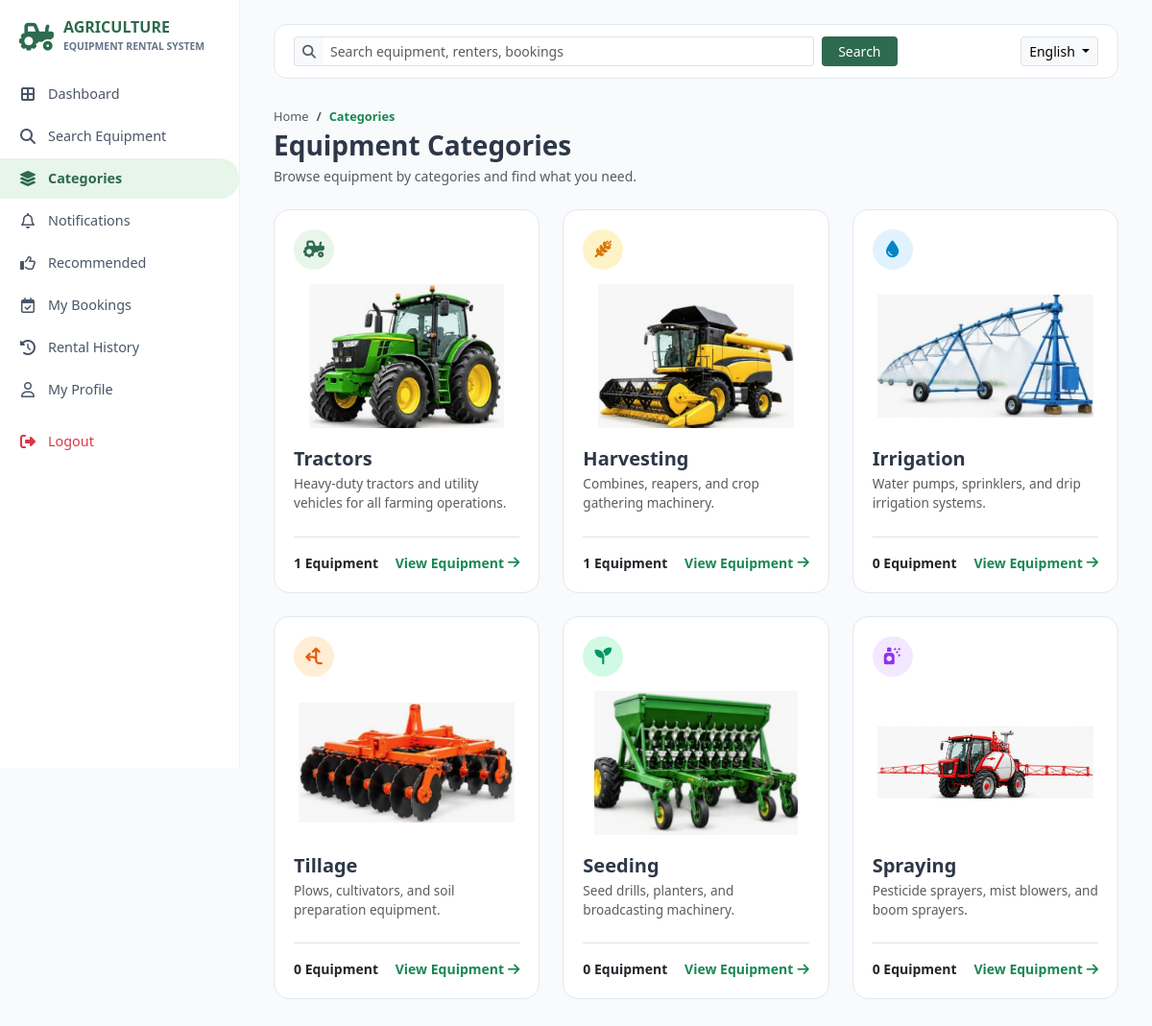
The app's page /categories.php (signed in) with its own data.
### tables this page shows
CREATE TABLE `categories` (
  `category_id` int(11) NOT NULL,
  `category_name` varchar(50) NOT NULL,
  `description` text DEFAULT NULL,
  `image` varchar(255) DEFAULT NULL,
  `icon_class` varchar(50) DEFAULT 'fa-tractor'
);

### includes/lang.php (called while the page is built, shortened)
<?php
$current_lang = $_SESSION['lang'] ?? 'en';
function __($key) {
    global $translations, $current_lang;
    return $translations[$current_lang][$key] ?? $translations['en'][$key] ?? $key;
}
?>

### categories.php (the view, shortened to what this page needs)
<?php
require_once 'includes/lang.php';
$cat_query = "SELECT * FROM categories ORDER BY category_id ASC";
$cat_res = mysqli_query($conn, $cat_query);
?>
<!DOCTYPE html>
<html lang="<?= $current_lang; ?>">
<head>
    <link
        href="https://cdn.jsdelivr.net/npm/bootstrap@5.3.2/dist/css/bootstrap.min.css"
        rel="stylesheet"
    >
    <link
        rel="stylesheet"
        href="https://cdnjs.cloudflare.com/ajax/libs/font-awesome/6.4.2/css/all.min.css"
    >
</head>
<body>
    <?php include 'renter_sidebar.php'; ?>
    <div class="main-wrapper">
        <div class="top-navbar">
            <form
                action="search_equipment.php"
                method="GET"
                class="d-flex w-75 gap-2 align-items-center"
            >
                <div class="input-group input-group-sm">
                    <span class="input-group-text bg-light border-end-0">
                        <i class="fa-solid fa-magnifying-glass text-muted"></i>
                    </span>
                    <input
                        type="text"
                        name="q"
                        class="form-control border-start-0"
                        placeholder="<?php echo __('search_placeholder', 'Search equipment...'); ?>"
                        required
                    >
                </div>
                <button
                    type="submit"
                    class="btn btn-sm text-white px-3"
                    style="background-color: #2d6a4f;"
                >
                    <?php echo __('search', 'Search'); ?>
                </button>
            </form>
            <div class="d-flex align-items-center gap-3">
                <div class="dropdown">
                    <button
                        class="btn btn-sm btn-light border dropdown-toggle"
                        type="button"
                        data-bs-toggle="dropdown"
                    >
                        <?php
                        if ($current_lang == 'kn') {
                            echo 'ಕನ್ನಡ';
                        } elseif ($current_lang == 'hi') {
                            echo 'हिन्दी';
                        } else {
                            echo 'English';
                        }
                        ?>
                    </button>
                </div>
            </div>
        </div>
        <div class="d-flex justify-content-between align-items-center mb-4">
            <div>
                <nav aria-label="breadcrumb">
                    <ol
                        class="breadcrumb mb-1"
                        style="font-size: 0.8rem;"
                    >
                        <li class="breadcrumb-item">
                            <a
                                href="renter_dashboard.php"
                                class="text-muted text-decoration-none"
                            >
                                <?php echo __('home', 'Home'); ?>
                            </a>
                        </li>
                        <li class="breadcrumb-item active text-success fw-semibold">
                            <?php echo __('categories', 'Categories'); ?>
                        </li>
                    </ol>
                </nav>
                <h3 class="fw-bold mb-1">
                    <?php echo __('equipment_categories', 'Equipment Categories'); ?>
                </h3>
                <p class="text-muted small mb-0">
                    <?php
                    echo __('browse_categories_desc', 'Browse equipment by categories and find what you need.');
                    ?>
                </p>
            </div>
        </div>
        <div class="row g-4 mb-4">
            <?php if ($cat_res && mysqli_num_rows($cat_res) > 0): ?>
                <?php while ($cat = mysqli_fetch_assoc($cat_res)): ?>
                    <?php
                    $original_name = trim($cat['category_name']);
                    $original_desc = trim($cat['description']);
                    $lower_name = strtolower($original_name);
                    $lang_key = '';
                    $desc_key = '';
                    if (str_contains($lower_name, 'tractor')) {
                        $lang_key = 'cat_tractors';
                        $desc_key = 'desc_tractors';
                    } elseif (str_contains($lower_name, 'harvest')) {
                        $lang_key = 'cat_harvesting';
                        $desc_key = 'desc_harvesting';
                    } elseif (str_contains($lower_name, 'irrigat')) {
                        $lang_key = 'cat_irrigation';
                        $desc_key = 'desc_irrigation';
                    } elseif (str_contains($lower_name, 'till')) {
                        $lang_key = 'cat_tillage';
                        $desc_key = 'desc_tillage';
                    } elseif (str_contains($lower_name, 'seed')) {
                        $lang_key = 'cat_seeding';
                        $desc_key = 'desc_seeding';
                    } elseif (str_contains($lower_name, 'spray')) {
                        $lang_key = 'cat_spraying';
                        $desc_key = 'desc_spraying';
                    }
                    $display_name = ($lang_key && function_exists('__'))
                        ? __($lang_key, $original_name)
                        : $original_name;
                    $display_desc = ($desc_key && function_exists('__'))
                        ? __($desc_key, $original_desc)
                        : $original_desc;
                    $base_name = rtrim(strtolower($original_name), 's');
                    $searchTerm = '%' . $base_name . '%';
                    $q_equip = "SELECT COUNT(*) AS total FROM equipment WHERE LOWER(category) LIKE '$searchTerm'";
                    $res_equip = mysqli_query($conn, $q_equip);
                    $row_equip = mysqli_fetch_assoc($res_equip);
                    $eq_count = (int)($row_equip['total'] ?? 0);
                    if (str_contains($lower_name, 'tractor')) {
                        $cat_img = 'images/tractor.png';
                        $circle_bg = '#e8f5e9';
                        $circle_color = '#2d6a4f';
                        $circle_icon = 'fa-solid fa-tractor';
                    } elseif (str_contains($lower_name, 'harvest')) {
                        $cat_img = 'images/harvesting.png';
                        $circle_bg = '#fef3c7';
                        $circle_color = '#d97706';
                        $circle_icon = 'fa-solid fa-wheat-awn';
                    } elseif (str_contains($lower_name, 'irrigat')) {
                        $cat_img = 'images/irrigation.png';
                        $circle_bg = '#e0f2fe';
                        $circle_color = '#0284c7';
                        $circle_icon = 'fa-solid fa-droplet';
                    } elseif (str_contains($lower_name, 'till')) {
                        $cat_img = 'images/tillage.png';
                        $circle_bg = '#ffedd5';
                        $circle_color = '#ea580c';
                        $circle_icon = 'fa-solid fa-arrows-split-up-and-left';
                    } elseif (str_contains($lower_name, 'seed')) {
                        $cat_img = 'images/seeding.png';
                        $circle_bg = '#d1fae5';
                        $circle_color = '#059669';
                        $circle_icon = 'fa-solid fa-seedling';
                    } else {
                        $cat_img = 'images/spraying.png';
                        $circle_bg = '#f3e8ff';
                        $circle_color = '#9333ea';
                        $circle_icon = 'fa-solid fa-spray-can-sparkles';
                    }
                    ?>
                    <div class="col-lg-4 col-md-6">
                        <div class="cat-card">
                            <div>
                                <div class="cat-header-row">
                                    <div
                                        class="cat-circle-icon"
                                        style="background-color: <?= $circle_bg; ?>; color: <?= $circle_color; ?>;"
                                    >
                                        <i class="<?= $circle_icon; ?>"></i>
                                    </div>
                                </div>
                                <div class="cat-img-container">
                                    <img
                                        src="<?= $cat_img; ?>"
                                        alt="<?= htmlspecialchars($display_name); ?>"
                                        onerror="this.src='images/tractor.png'"
                                    >
                                </div>
                                <h5 class="fw-bold mb-1">
                                    <?= htmlspecialchars($display_name); ?>
                                </h5>
                                <p
                                    class="text-muted small mb-3"
                                    style="font-size: 0.85rem;"
                                >
                                    <?= htmlspecialchars($display_desc); ?>
                                </p>
                            </div>
                            <div
                                class="d-flex align-items-center justify-content-between pt-3 border-top mt-2"
                            >
                                <span class="text-dark fw-bold small">
                                    <?= (int)$eq_count; ?>
                                    <?php echo __('equipment_label', 'Equipment'); ?>
                                </span>
                                <a
                                    href="category_items.php?category=<?= urlencode($original_name); ?>"
                                    class="text-success fw-bold text-decoration-none small d-flex align-items-center gap-1"
                                >
                                    <?php echo __('view_equipment', 'View Equipment'); ?>
                                    <i class="fa-solid fa-arrow-right"></i>
                                </a>
                            </div>
                        </div>
                    </div>
                <?php endwhile; ?>
            <?php endif; ?>
        </div>
    </div>
</body>
</html>

### records on screen
categories: shows a picture, category_name "Tractors", description "Heavy-duty tractors and utility vehicles for all farming operations.", eq_count "1"
categories: shows a picture, category_name "Harvesting", description "Combines, reapers, and crop gathering machinery.", eq_count "1"
categories: shows a picture, category_name "Irrigation", description "Water pumps, sprinklers, and drip irrigation systems.", eq_count "0"
categories: shows a picture, category_name "Tillage", description "Plows, cultivators, and soil preparation equipment.", eq_count "0"
categories: shows a picture, category_name "Seeding", description "Seed drills, planters, and broadcasting machinery.", eq_count "0"
categories: shows a picture, category_name "Spraying", description "Pesticide sprayers, mist blowers, and boom sprayers.", eq_count "0"

### other values on screen
__('brand_main') "AGRICULTURE"
__('brand_sub') "EQUIPMENT RENTAL SYSTEM"
__('dashboard') "Dashboard"
__('search_equipment') "Search Equipment"
__('categories') "Categories"
__('notifications') "Notifications"
__('recommended') "Recommended"
__('my_bookings') "My Bookings"
__('rental_history') "Rental History"
__('my_profile') "My Profile"
__('logout') "Logout"
__('search', 'Search') "Search"
__('home', 'Home') "Home"
__('categories', 'Categories') "Categories"
__('equipment_categories', 'Equipment Categories') "Equipment Categories"
